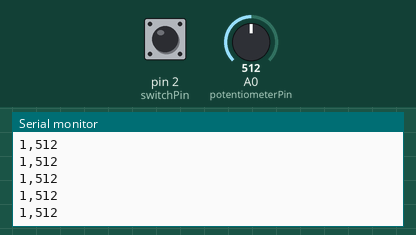
Recording of a sketch running on a simulated Arduino Uno, built with avr-gcc and run on an emulated ATmega328P. Shown: the last lines printed to the serial monitor. Inputs (shaded band) come from the test bench; at power-on: A0 (potentiometerPin) = 512, pin 2 (switchPin) HIGH.

Above: at 1.2 s.
1.3 s: A0 (potentiometerPin) set to 716
At 2.4 s:
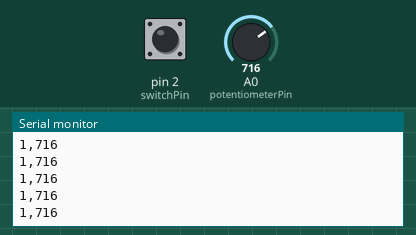
2.8 s: pin 2 (switchPin) pulled LOW for 0.15 s
4.4 s: A0 (potentiometerPin) set to 900
At 5.4 s:
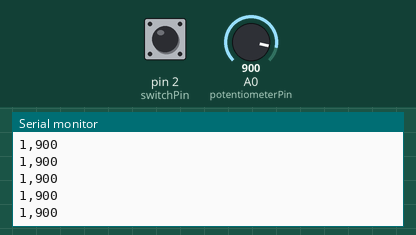
5.9 s: pin 2 (switchPin) pulled LOW for 1 s
Timing chart, 0 to 8.9 s (numbered marks = the images above; inputs shaded):
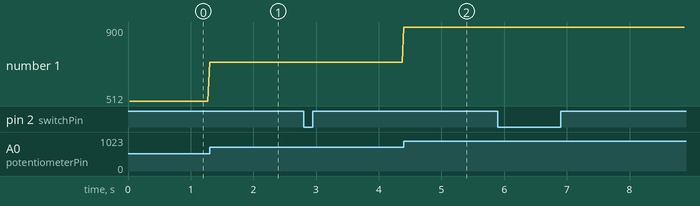

The sketch:

SendDataToUnity.ino
```cpp
#include <elapsedMillis.h>

elapsedMillis sendToUnityTimer;
const unsigned long sendToUnityInterval = 25; // adjust this value (higher) if serial communication is getting bogged down

const int switchPin = 2;
const int potentiometerPin = A0;

bool switchState = 0;
int potentiometerValue = 0;

void setup() {
  Serial.begin(115200);
  pinMode(switchPin, INPUT_PULLUP);
  pinMode(potentiometerPin, INPUT);
}

void loop() {
  readSensors();
  sendSensorDataToUnity();
}

void readSensors() {
  switchState = digitalRead(switchPin);
  potentiometerValue = analogRead(potentiometerPin);
}


void sendSensorDataToUnity() {
  if (sendToUnityTimer >= sendToUnityInterval) {
    sendToUnityTimer = 0; // reset the timer

    Serial.print(switchState);
    Serial.print(',');
    Serial.println(potentiometerValue);
  }
}
```

Measured:
- after the input at 1.3 s, the serial monitor: prints a new line at once (image 1)
- after the input at 4.4 s, the serial monitor: prints a new line at once (image 2)
- plotted number 1: 512 → 716 after the input at 1.3 s, 716 → 900 after the input at 4.4 s
